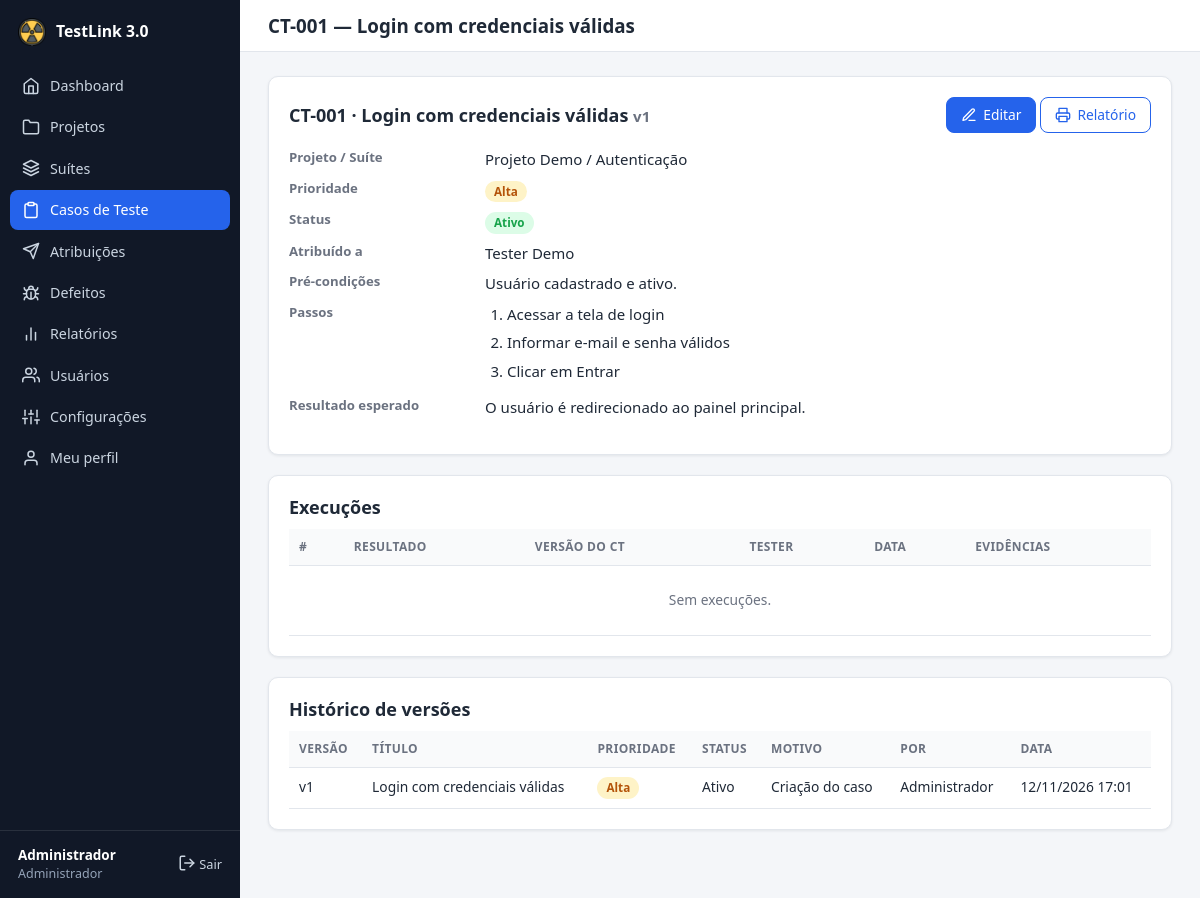
The app's page /case_view.php?id=1 (signed in) with its own data.
### tables this page shows
CREATE TABLE users (
    id            INT UNSIGNED AUTO_INCREMENT PRIMARY KEY,
    name          VARCHAR(120) NOT NULL,
    email         VARCHAR(160) NOT NULL UNIQUE,
    password_hash VARCHAR(255) NOT NULL,
    role          ENUM('admin','tester','developer','viewer') NOT NULL DEFAULT 'tester',
    active        TINYINT(1) NOT NULL DEFAULT 1,
     
    status        ENUM('approved','pending','rejected') NOT NULL DEFAULT 'approved',
    created_at    DATETIME NOT NULL DEFAULT CURRENT_TIMESTAMP
);

CREATE TABLE test_cases (
    id              INT UNSIGNED AUTO_INCREMENT PRIMARY KEY,
    project_id      INT UNSIGNED NOT NULL,
    suite_id        INT UNSIGNED NOT NULL,
    code            VARCHAR(40) NOT NULL,
    title           VARCHAR(200) NOT NULL,
    preconditions   TEXT NULL,
    steps           TEXT NOT NULL,
    expected_result TEXT NOT NULL,
    priority        ENUM('low','medium','high','critical') NOT NULL DEFAULT 'medium',
    status          ENUM('active','inactive') NOT NULL DEFAULT 'active',
    version         INT UNSIGNED NOT NULL DEFAULT 1,
    created_by      INT UNSIGNED NULL,
    created_at      DATETIME NOT NULL DEFAULT CURRENT_TIMESTAMP,
    updated_at      DATETIME NOT NULL DEFAULT CURRENT_TIMESTAMP ON UPDATE CURRENT_TIMESTAMP,
    UNIQUE KEY uq_case_code (project_id, code),
    FOREIGN KEY (project_id) REFERENCES projects(id) ON DELETE CASCADE,
    FOREIGN KEY (suite_id)   REFERENCES suites(id)   ON DELETE CASCADE,
    FOREIGN KEY (created_by) REFERENCES users(id)    ON DELETE SET NULL
);

CREATE TABLE projects (
    id          INT UNSIGNED AUTO_INCREMENT PRIMARY KEY,
    name        VARCHAR(150) NOT NULL,
    description TEXT NULL,
    status      ENUM('active','archived') NOT NULL DEFAULT 'active',
    created_by  INT UNSIGNED NULL,
    created_at  DATETIME NOT NULL DEFAULT CURRENT_TIMESTAMP,
    FOREIGN KEY (created_by) REFERENCES users(id) ON DELETE SET NULL
);

CREATE TABLE suites (
    id          INT UNSIGNED AUTO_INCREMENT PRIMARY KEY,
    project_id  INT UNSIGNED NOT NULL,
    name        VARCHAR(150) NOT NULL,
    description TEXT NULL,
    created_at  DATETIME NOT NULL DEFAULT CURRENT_TIMESTAMP,
    FOREIGN KEY (project_id) REFERENCES projects(id) ON DELETE CASCADE
);

CREATE TABLE test_case_versions (
    id              INT UNSIGNED AUTO_INCREMENT PRIMARY KEY,
    case_id         INT UNSIGNED NOT NULL,
    version         INT UNSIGNED NOT NULL,
    title           VARCHAR(200) NOT NULL,
    preconditions   TEXT NULL,
    steps           TEXT NOT NULL,
    expected_result TEXT NOT NULL,
    priority        VARCHAR(20) NOT NULL,
    status          VARCHAR(20) NOT NULL,
    change_note     VARCHAR(255) NULL,
    changed_by      INT UNSIGNED NULL,
    changed_at      DATETIME NOT NULL DEFAULT CURRENT_TIMESTAMP,
    FOREIGN KEY (case_id)    REFERENCES test_cases(id) ON DELETE CASCADE,
    FOREIGN KEY (changed_by) REFERENCES users(id)      ON DELETE SET NULL
);

### includes/db.php (called while the page is built)
<?php
function db(): PDO
{
    static $pdo = null;
    if ($pdo === null) {
        $dsn = 'mysql:host=' . DB_HOST . ';dbname=' . DB_NAME . ';charset=' . DB_CHARSET;
        try {
            $pdo = new PDO($dsn, DB_USER, DB_PASS, [
                PDO::ATTR_ERRMODE            => PDO::ERRMODE_EXCEPTION,
                PDO::ATTR_DEFAULT_FETCH_MODE => PDO::FETCH_ASSOC,
                PDO::ATTR_EMULATE_PREPARES   => false,
            ]);
        } catch (PDOException $e) {
            http_response_code(500);
            exit('<h1>Erro de conexão</h1><p>Não foi possível conectar ao banco de dados. '
                . 'Verifique <code>config/config.php</code> e se o <code>database.sql</code> foi importado.</p>');
        }
    }
    return $pdo;
}
function q(string $sql, array $params = []): PDOStatement
{
    $st = db()->prepare($sql);
    $st->execute($params);
    return $st;
}

### includes/auth.php (called while the page is built, shortened)
<?php
function current_user(): ?array
{
    static $user = false;
    if ($user !== false) {
        return $user;
    }
    $row = q('SELECT id, name, email, role, active FROM users WHERE id = ?', [$_SESSION['uid']])->fetch();
    return $user = $row;
}
function require_login(): array
{
    $u = current_user();
    return $u;
}
function require_role(string ...$roles): array
{
    $u = require_login();
    return $u;
}

### case_view.php (the view, shortened to what this page needs)
<?php
require __DIR__ . '/includes/bootstrap.php';
$user = require_role('admin', 'viewer', 'tester');
$role = $user['role'];
$id = get_int('id');
$case = q('SELECT tc.*, p.name project, s.name suite FROM test_cases tc
           JOIN projects p ON p.id = tc.project_id JOIN suites s ON s.id = tc.suite_id WHERE tc.id = ?', [$id])->fetch();
$versions = q('SELECT v.*, u.name author FROM test_case_versions v LEFT JOIN users u ON u.id = v.changed_by
               WHERE v.case_id = ? ORDER BY v.version DESC, v.id DESC', [$id])->fetchAll();
$testers = q('SELECT u.name FROM assignments a JOIN users u ON u.id = a.tester_id WHERE a.case_id = ? ORDER BY u.name', [$id])
    ->fetchAll(PDO::FETCH_COLUMN);
$execWhere = $role === 'tester' ? 'AND ex.tester_id = ' . (int)$user['id'] : '';
$execs = q("SELECT ex.id, ex.result, ex.executed_at, ex.case_version, u.name tester,
                   (SELECT COUNT(*) FROM evidences WHERE execution_id = ex.id) evs
            FROM executions ex JOIN users u ON u.id = ex.tester_id WHERE ex.case_id = ? $execWhere ORDER BY ex.id DESC", [$id])->fetchAll();
$pageTitle = $case['code'] . ' — ' . $case['title'];
$active = $role === 'tester' ? 'my_tests.php' : 'cases.php';
include __DIR__ . '/includes/header.php';
?>
<div class="card">
    <div class="card-head">
        <h2><?= e($case['code']) ?> · <?= e($case['title']) ?> <small class="muted">v<?= (int)$case['version'] ?></small></h2>
        <div>
            <?php if ($role === 'admin'): ?><a class="btn" href="case_form.php?id=<?= $id ?>"><?= icon('edit', 16) ?> Editar</a><?php endif; ?>
            <a class="btn btn-ghost" href="report_case.php?id=<?= $id ?>"><?= icon('printer', 16) ?> Relatório</a>
        </div>
    </div>
    <dl class="detail-grid">
        <dt>Projeto / Suíte</dt><dd><?= e($case['project']) ?> / <?= e($case['suite']) ?></dd>
        <dt>Prioridade</dt><dd><?= level_badge($case['priority']) ?></dd>
        <dt>Status</dt><dd><?= $case['status'] === 'active' ? badge('Ativo', 'green') : badge('Inativo', 'gray') ?></dd>
        <dt>Atribuído a</dt><dd><?= $testers ? e(implode(', ', $testers)) : '<span class="muted">Ninguém</span>' ?></dd>
        <dt>Pré-condições</dt><dd class="pre"><?= e($case['preconditions'] ?: '—') ?></dd>
        <dt>Passos</dt>
        <dd><ol class="steps">
            <?php foreach (preg_split('/\R/', trim($case['steps'])) as $step): if (trim($step) === '') continue; ?>
                <li><?= e($step) ?></li>
            <?php endforeach; ?>
        </ol></dd>
        <dt>Resultado esperado</dt><dd class="pre"><?= e($case['expected_result']) ?></dd>
    </dl>
</div>
<div class="card">
    <h2>Execuções</h2>
    <div class="table-wrap"><table>
        <thead><tr><th>#</th><th>Resultado</th><th>Versão do CT</th><th>Tester</th><th>Data</th><th>Evidências</th></tr></thead>
        <tbody>
        <?php if (!$execs): ?><tr><td colspan="6" class="empty">Sem execuções.</td></tr><?php endif; ?>
        </tbody>
    </table></div>
</div>
<?php if ($role !== 'tester'): ?>
<div class="card">
    <h2>Histórico de versões</h2>
    <div class="table-wrap"><table>
        <thead><tr><th>Versão</th><th>Título</th><th>Prioridade</th><th>Status</th><th>Motivo</th><th>Por</th><th>Data</th></tr></thead>
        <tbody>
        <?php foreach ($versions as $v): ?>
            <tr>
                <td>v<?= (int)$v['version'] ?></td>
                <td><?= e($v['title']) ?></td>
                <td><?= level_badge($v['priority']) ?></td>
                <td><?= $v['status'] === 'active' ? 'Ativo' : 'Inativo' ?></td>
                <td><?= e($v['change_note'] ?: '—') ?></td>
                <td><?= e($v['author'] ?: '—') ?></td>
                <td><?= fmt_dt($v['changed_at']) ?></td>
            </tr>
        <?php endforeach; ?>
        </tbody>
    </table></div>
</div>
<?php endif; ?>
<?php include __DIR__ . '/includes/footer.php'; ?>

### includes/header.php (shortened to what this page needs)
<?php
$user = current_user();
$pageTitle = $pageTitle ?? '';
$active = $active ?? '';
$clean = !empty($_GET['clean']);
$sys = get_setting('system_name', APP_NAME);
?>
<!DOCTYPE html>
<html lang="pt-BR">
<head>
    <link rel="stylesheet" href="assets/css/style.css?v=<?= (int)@filemtime(__DIR__ . '/../assets/css/style.css') ?>">
</head>
<body class="<?= trim(($clean ? 'clean ' : '') . ($bodyClass ?? '')) ?>">
<?php if ($user): ?>
<div class="layout">
    <aside class="sidebar" id="sidebar">
        <a class="brand" href="dashboard.php">
            <img src="assets/img/favicon.png" alt="" width="28" height="28">
            <span><?= e($sys) ?></span>
        </a>
        <nav>
            <?php foreach (nav_items($user['role']) as [$file, $label, $ico]): ?>
                <a href="<?= e($file) ?>" class="<?= $active === $file ? 'active' : '' ?>">
                    <?= icon($ico) ?> <span><?= e($label) ?></span>
                </a>
            <?php endforeach; ?>
        </nav>
        <div class="sidebar-foot">
            <div class="who">
                <strong><?= e($user['name']) ?></strong>
                <small><?= e(ROLES[$user['role']]) ?></small>
            </div>
            <a href="logout.php" class="logout" title="Sair"><?= icon('logout') ?> Sair</a>
        </div>
    </aside>
    <div class="main">
        <header class="topbar no-print">
            <h1><?= e($pageTitle) ?></h1>
        </header>
        <main class="content">
<?php else: ?>
<main class="auth-wrap">
<?php endif; ?>

### includes/helpers.php (shortened to what this page needs)
<?php
function e($value): string
{
    return htmlspecialchars((string)$value, ENT_QUOTES | ENT_SUBSTITUTE, 'UTF-8');
}
function get_int(string $key): int
{
    return (int)($_GET[$key] ?? 0);
}
function get_setting(string $key, string $default = ''): string
{
    static $cache = null;
    if ($cache === null) {
        try {
            $cache = db()->query('SELECT k, v FROM settings')->fetchAll(PDO::FETCH_KEY_PAIR);
        } catch (Throwable $e) {
            $cache = [];
        }
    }
    return $cache[$key] ?? $default;
}
function badge(string $text, string $class): string
{
    return '<span class="badge badge-' . e($class) . '">' . e($text) . '</span>';
}
function level_badge(string $l): string
{
    $map = ['low' => 'gray', 'medium' => 'blue', 'high' => 'amber', 'critical' => 'red'];
    return badge(LEVELS[$l] ?? $l, $map[$l] ?? 'gray');
}
function fmt_dt(?string $d): string
{
    return $d ? date('d/m/Y H:i', strtotime($d)) : '—';
}
function icon(string $name, int $size = 18): string
{
    $p = $paths[$name] ?? '';
    return '<svg class="icon" width="' . $size . '" height="' . $size . '" viewBox="0 0 24 24" fill="none" '
        . 'stroke="currentColor" stroke-width="2" stroke-linecap="round" stroke-linejoin="round" aria-hidden="true">'
        . $p . '</svg>';
}

### assets/css/style.css (style rules this page uses)
:root { --primary: #2563eb; --primary-dark: #1d4ed8; --primary-soft: #eff4ff; --bg: #f4f6f9; --surface: #ffffff; --border: #e2e6ec; --text: #1f2937; --muted: #6b7280; --sidebar-bg: #111827; --sidebar-text: #cbd5e1; --green: #16a34a; --green-bg: #dcfce7; --red: #dc2626; --red-bg: #fee2e2; --amber: #b45309; --amber-bg: #fef3c7; --blue: #1d4ed8; --blue-bg: #dbeafe; --teal: #0f766e; --teal-bg: #ccfbf1; --gray: #4b5563; --gray-bg: #e5e7eb; --radius: 10px; --shadow: 0 1px 3px rgba(16, 24, 40, .08); --sidebar-w: 240px; }
* { box-sizing: border-box; }
html { font-size: 15px; }
body { margin: 0; background: var(--bg); color: var(--text); font-family: system-ui, -apple-system, "Segoe UI", Roboto, Arial, sans-serif; line-height: 1.5; }
a { color: var(--primary); text-decoration: none; }
h1, h2, h3 { line-height: 1.25; margin: 0 0 .6em; }
h2 { font-size: 1.2rem; }
.muted { color: var(--muted); }
.icon { vertical-align: -3px; flex-shrink: 0; }
.layout { display: flex; min-height: 100vh; }
.sidebar { width: var(--sidebar-w); background: var(--sidebar-bg); color: var(--sidebar-text); display: flex; flex-direction: column; position: fixed; inset: 0 auto 0 0; z-index: 30; }
.brand { display: flex; align-items: center; gap: 10px; padding: 18px 18px 14px; color: #fff; font-weight: 700; font-size: 1.05rem; }
.sidebar nav { flex: 1; overflow-y: auto; padding: 6px 10px; }
.sidebar nav a { display: flex; align-items: center; gap: 10px; padding: 9px 12px; margin-bottom: 2px; color: var(--sidebar-text); border-radius: 8px; font-size: .95rem; }
.sidebar nav a.active { background: var(--primary); color: #fff; }
.sidebar-foot { padding: 14px 18px; border-top: 1px solid rgba(255,255,255,.1); display: flex; justify-content: space-between; align-items: center; gap: 8px; }
.sidebar-foot .who { display: flex; flex-direction: column; min-width: 0; }
.sidebar-foot strong { color: #fff; font-size: .9rem; white-space: nowrap; overflow: hidden; text-overflow: ellipsis; }
.sidebar-foot small { color: #94a3b8; }
.logout { color: var(--sidebar-text); font-size: .85rem; white-space: nowrap; }
.main { flex: 1; margin-left: var(--sidebar-w); min-width: 0; }
.topbar { display: flex; align-items: center; gap: 12px; padding: 14px 28px; background: var(--surface); border-bottom: 1px solid var(--border); position: sticky; top: 0; z-index: 10; }
.topbar h1 { margin: 0; font-size: 1.25rem; }
.content { padding: 24px 28px 48px; max-width: 1280px; }
.card { background: var(--surface); border: 1px solid var(--border); border-radius: var(--radius); box-shadow: var(--shadow); padding: 20px; margin-bottom: 20px; }
.card > h2:first-child, .card > h3:first-child { margin-top: 0; }
.card-head { display: flex; justify-content: space-between; align-items: center; gap: 12px; flex-wrap: wrap; margin-bottom: 14px; }
.card-head h2 { margin: 0; }
.btn { display: inline-flex; align-items: center; gap: 6px; padding: 8px 14px; border-radius: 8px; border: 1px solid var(--primary); background: var(--primary); color: #fff; font: inherit; font-size: .92rem; cursor: pointer; text-decoration: none; line-height: 1.3; }
.btn-ghost { background: transparent; color: var(--primary); }
.badge { display: inline-block; padding: 2px 9px; border-radius: 999px; font-size: .78rem; font-weight: 600; white-space: nowrap; }
.badge-green { background: var(--green-bg); color: var(--green); }
.badge-amber { background: var(--amber-bg); color: var(--amber); }
.table-wrap { overflow-x: auto; }
table { width: 100%; border-collapse: collapse; font-size: .92rem; }
th, td { padding: 9px 10px; text-align: left; border-bottom: 1px solid var(--border); vertical-align: top; }
th { background: #f9fafb; font-size: .8rem; text-transform: uppercase; letter-spacing: .03em; color: var(--muted); white-space: nowrap; }
.empty { text-align: center; color: var(--muted); padding: 24px; }
.detail-grid { display: grid; grid-template-columns: 180px 1fr; gap: 8px 16px; }
.detail-grid dt { color: var(--muted); font-weight: 600; font-size: .88rem; }
.detail-grid dd { margin: 0; }
.pre { white-space: pre-wrap; word-wrap: break-word; }
ol.steps { margin: 0; padding-left: 22px; }
ol.steps li { margin-bottom: 6px; }

### records on screen
users: name "Administrador", role "Administrador"
test_cases: code "CT-001", title "Login com credenciais válidas", version "1", project.name "Projeto Demo", suite.name "Autenticação", preconditions "Usuário cadastrado e ativo.", steps "Acessar a tela de login", steps "Informar e-mail e senha válidos", steps "Clicar em Entrar", expected_result "O usuário é redirecionado ao painel principal."
test_case_versions: version "1", title "Login com credenciais válidas", status "Ativo", change_note "Criação do caso", changed_by.name "Administrador", changed_at "12/11/2026 17:01"

### other values on screen
$sys "TestLink 3.0"
$label "Dashboard"
$label "Projetos"
$label "Suítes"
$label "Casos de Teste"
$label "Atribuições"
$label "Defeitos"
$label "Relatórios"
$label "Usuários"
$label "Configurações"
$label "Meu perfil"
$pageTitle "CT-001 — Login com credenciais válidas"
$text "Alta Ativo"
implode(', ', $testers) "Tester Demo"
